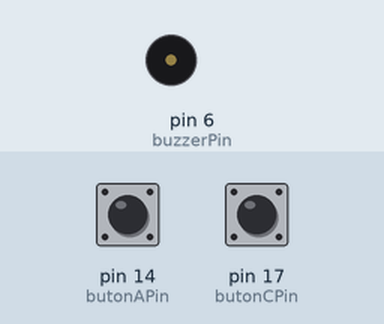
This sketch was run on a simulated Arduino Uno, built with avr-gcc and run on an emulated ATmega328P. On the bench: buzzer (waves = sounding). Inputs (shaded band) come from the test bench; at power-on: pin 17 (butonCPin) HIGH, pin 14 (butonAPin) HIGH. What the sketch prints to the serial monitor is not drawn.

Above: at 1.2 s.
1.3 s: pin 17 (butonCPin) pulled LOW for 0.15 s
At 2.0 s:
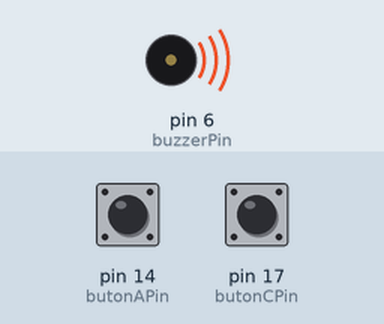
4.4 s: pin 14 (butonAPin) pulled LOW for 1 s
At 6.4 s:
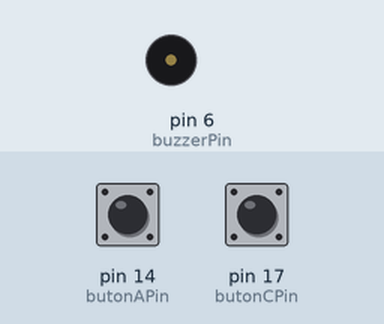
6.9 s: pin 14 (butonAPin) pulled LOW for 3.2 s
At 7.3 s:
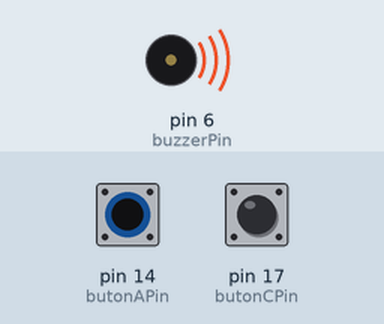
11.6 s: pin 17 (butonCPin) pulled LOW for 1 s
At 15.2 s:
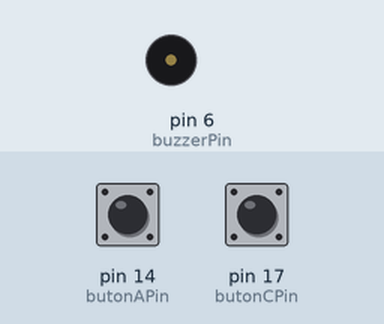
Timing chart, 0 to 15.6 s (numbered marks = the images above; inputs shaded):
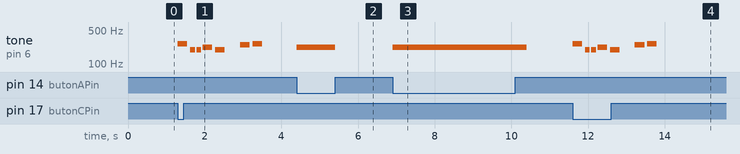

The sketch:

ap9buzz.ino
```cpp
#define butonAPin 14
#define butonCPin 17
#define buzzerPin 6
#include "pitches.h"

int statusButonA;
int statusButonC;
int melodie[]={
  NOTE_C4, NOTE_G3, NOTE_G3, NOTE_A3, NOTE_G3, 0, NOTE_B3, NOTE_C4
  };
int noteDurations[] = {
  4, 8, 8, 4, 4, 4, 4, 4
};
void setup() {
  Serial.begin(9600);
  pinMode(butonAPin, INPUT);
  pinMode(butonCPin, INPUT);
  pinMode(buzzerPin, OUTPUT);
}

void loop() {
  statusButonA=digitalRead(butonAPin);

  if(statusButonA == 0){
    Serial.print("Buton A actionat ");
    tone(buzzerPin, NOTE_A3, 500);
    delay(500);
    noTone(buzzerPin);
  }

  statusButonC=digitalRead(butonCPin);

  if(statusButonC == 0){
    Serial.print("\nButon C actionat ");
    Serial.println("\n Melodia");
    for(int thisNote = 0;thisNote < 8; thisNote++){
    int noteDuration = 1000/ noteDurations[thisNote];
    tone(buzzerPin, melodie[thisNote], noteDuration);
    int pauseBetweenNotes = noteDuration * 1.30;
    delay(pauseBetweenNotes);
    noTone(buzzerPin);
    }
  }
}
```

pitches.h
```cpp
#define NOTE_B0  31
#define NOTE_C1  33
#define NOTE_CS1 35
#define NOTE_D1  37
#define NOTE_DS1 39
#define NOTE_E1  41
#define NOTE_F1  44
#define NOTE_FS1 46
#define NOTE_G1  49
#define NOTE_GS1 52
#define NOTE_A1  55
#define NOTE_AS1 58
#define NOTE_B1  62
#define NOTE_C2  65
#define NOTE_CS2 69
#define NOTE_D2  73
#define NOTE_DS2 78
#define NOTE_E2  82
#define NOTE_F2  87
#define NOTE_FS2 93
#define NOTE_G2  98
#define NOTE_GS2 104
#define NOTE_A2  110
#define NOTE_AS2 117
#define NOTE_B2  123
#define NOTE_C3  131
#define NOTE_CS3 139
#define NOTE_D3  147
#define NOTE_DS3 156
#define NOTE_E3  165
#define NOTE_F3  175
#define NOTE_FS3 185
#define NOTE_G3  196
#define NOTE_GS3 208
#define NOTE_A3  220
#define NOTE_AS3 233
#define NOTE_B3  247
#define NOTE_C4  262
#define NOTE_CS4 277
#define NOTE_D4  294
#define NOTE_DS4 311
#define NOTE_E4  330
#define NOTE_F4  349
#define NOTE_FS4 370
#define NOTE_G4  392
#define NOTE_GS4 415
#define NOTE_A4  440
#define NOTE_AS4 466
#define NOTE_B4  494
#define NOTE_C5  523
#define NOTE_CS5 554
#define NOTE_D5  587
#define NOTE_DS5 622
#define NOTE_E5  659
#define NOTE_F5  698
#define NOTE_FS5 740
#define NOTE_G5  784
#define NOTE_GS5 831
#define NOTE_A5  880
#define NOTE_AS5 932
#define NOTE_B5  988
#define NOTE_C6  1047
#define NOTE_CS6 1109
#define NOTE_D6  1175
#define NOTE_DS6 1245
#define NOTE_E6  1319
#define NOTE_F6  1397
#define NOTE_FS6 1480
#define NOTE_G6  1568
#define NOTE_GS6 1661
#define NOTE_A6  1760
#define NOTE_AS6 1865
#define NOTE_B6  1976
#define NOTE_C7  2093
#define NOTE_CS7 2217
#define NOTE_D7  2349
#define NOTE_DS7 2489
#define NOTE_E7  2637
#define NOTE_F7  2794
#define NOTE_FS7 2960
#define NOTE_G7  3136
#define NOTE_GS7 3322
#define NOTE_A7  3520
#define NOTE_AS7 3729
#define NOTE_B7  3951
#define NOTE_C8  4186
#define NOTE_CS8 4435
#define NOTE_D8  4699
#define NOTE_DS8 4978
```

Measured:
- after the input at 1.3 s, tone on pin 6 (buzzerPin): plays 262 Hz for 0.25 s, 196 Hz for 0.13 s, 196 Hz for 0.13 s, 220 Hz for 0.25 s, 196 Hz for 0.25 s, 247 Hz for 0.25 s … (7 notes in this stretch), starting at once
- after the input at 4.4 s, tone on pin 6 (buzzerPin): silent → 220 Hz at once, → silent 1.0 s later
- after the input at 6.9 s, tone on pin 6 (buzzerPin): silent → 220 Hz at once, → silent 3.5 s later
- after the input at 11.6 s, tone on pin 6 (buzzerPin): plays 262 Hz for 0.25 s, 196 Hz for 0.13 s, 196 Hz for 0.13 s, 220 Hz for 0.25 s, 196 Hz for 0.25 s, 247 Hz for 0.25 s … (7 notes in this stretch), starting at once
